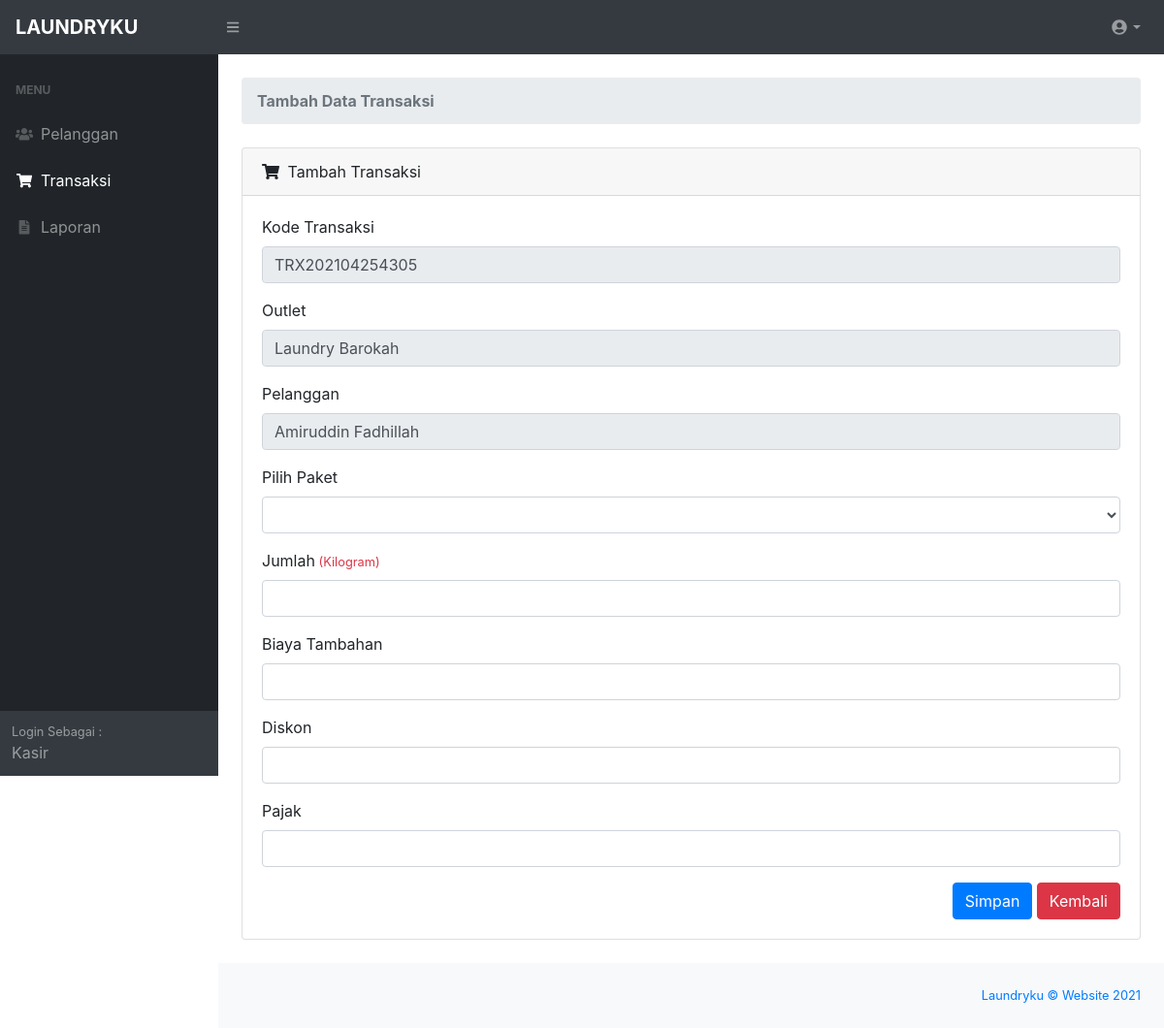
The page /kasir/transaksi_tambah.php?id=1 (signed in) on the database its author committed.
### tables this page shows
CREATE TABLE `tb_outlet` (
  `id_outlet` int(11) NOT NULL,
  `nama_outlet` varchar(100) NOT NULL,
  `alamat_outlet` text NOT NULL,
  `telp_outlet` varchar(15) NOT NULL
);

CREATE TABLE `tb_member` (
  `id_member` int(11) NOT NULL,
  `nama_member` varchar(100) NOT NULL,
  `alamat_member` text NOT NULL,
  `jenis_kelamin` enum('L','P') NOT NULL,
  `telp_member` varchar(15) NOT NULL,
  `no_ktp` varchar(30) NOT NULL
);

### kasir/functions.php (called while the page is built, shortened)
<?php
function ambildata($conn,$query){
    $data = mysqli_query($conn,$query);
    if (mysqli_num_rows($data) > 0) {
        while($row = mysqli_fetch_assoc($data)){
        $hasil[] = $row;
    }
    return $hasil;
    }
}
function ambilsatubaris($conn,$query){
    $db = mysqli_query($conn,$query);
    return mysqli_fetch_assoc($db);
}
?>

### kasir/transaksi_tambah.php (the view, shortened to what this page needs)
<?php
require 'functions.php';
require 'layout_header.php';
$invoice   = 'TRX' . Date('Ymdsi');
$outlet_id = $_SESSION['id_outlet'];
$member_id = $_GET['id'];
$outlet = ambilsatubaris($conn, 'SELECT nama_outlet from tb_outlet WHERE id_outlet = ' . $outlet_id);
$member = ambilsatubaris($conn, 'SELECT nama_member from tb_member WHERE id_member = ' . $member_id);
$paket = ambildata($conn, 'SELECT * FROM tb_paket WHERE id_outlet = ' . $outlet_id);
?>
<div id="layoutSidenav_content">
    <main>
        <div class="container-fluid">
            <ol class="breadcrumb mb-4">
                <li class="breadcrumb-item active"><b>Tambah Data Transaksi</b></li>
            </ol>
            <div class="card mb-4">
                <div class="card-header">
                    <i class="fas fa-shopping-cart mr-1"></i>
                    Tambah Transaksi
                </div>
                <div class="card-body">
                    <div class="row">
                        <div class="col-md-12 col-lg-12 col-sm-12 col-xs-12">
                            <div class="white-box">
                                <form method="post" action="">
                                    <div class="form-group">
                                        <label>Kode Transaksi</label>
                                        <input class="form-control" type="text" name="kode_transaksi"
                                            value="<?= $invoice ?>" readonly="">
                                    </div>
                                    <div class="form-group">
                                        <label>Outlet</label>
                                        <input class="form-control" type="text" name="id_outlet"
                                            value="<?= $outlet['nama_outlet'] ?>" readonly="">
                                    </div>
                                    <div class="form-group">
                                        <label>Pelanggan</label>
                                        <input class="form-control" type="text" name="id_member"
                                            value="<?= $member['nama_member'] ?>" readonly="">
                                    </div>
                                    <div class="form-group">
                                        <label>Pilih Paket</label>
                                        <select class="form-control" name="paket_id">
                                            <option></option>
                                            <?php foreach ($paket as $key) : ?>
                                            <option value="<?= $key['id_paket'] ?>"><?= $key['nama_paket'];  ?>
                                            </option>
                                            <?php endforeach ?>
                                        </select>
                                    </div>
                                    <div class="form-group">
                                        <label>Jumlah<small class="text-danger"> (Kilogram)</small></label>
                                        <input class="form-control" type="number" name="qty">
                                    </div>
                                    <div class="form-group">
                                        <label>Biaya Tambahan</label>
                                        <input class="form-control rupiah" type="text" name="biaya_tambahan">
                                    </div>
                                    <div class="form-group">
                                        <label>Diskon</label>
                                        <input class="form-control rupiah" type="text" name="diskon">
                                    </div>
                                    <div class="form-group">
                                        <label>Pajak</label>
                                        <input class="form-control rupiah" type="text" name="pajak">
                                    </div>
                                    <div class="text-right">
                                        <button type="submit" class="btn btn-primary" name="btn-simpan">Simpan</button>
                                        <a href="transaksi_cari_pelanggan.php" onclick="window.history.back();">
                                            <button type="button" class="btn btn-danger">Kembali</button>
                                        </a>
                                    </div>
                                </form>
                            </div>
                        </div>
                    </div>
                </div>
    </main>
    <?php
require'layout_footer.php';
?>

### rows shown on the page
tb_outlet: id_outlet "Laundry Barokah"
tb_member: id_member "Amiruddin Fadhillah"
